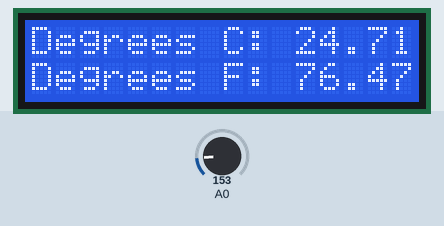
Recording of a sketch running on a simulated Arduino Uno, built with avr-gcc and run on an emulated ATmega328P. On the bench: 16×2 character LCD. The test bench sets the inputs (shaded band); at power-on: A0 = 153.

Above: at 1.2 s.
1.3 s: A0 set to 165
At 2.5 s:
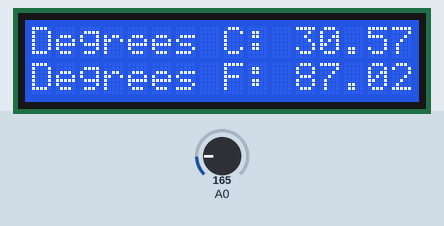
3.5 s: A0 set to 175
At 4.6 s:
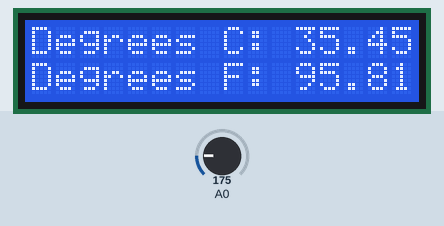
5.6 s: A0 set to 191
At 6.7 s:
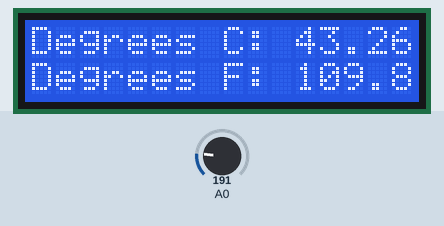
Timing chart, 0 to 8.6 s (numbered marks = the images above; inputs shaded):
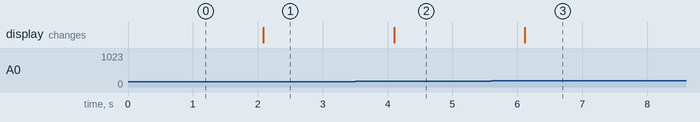

The sketch:

ScreenTemperature.ino
```cpp
/*
SparkFun Inventor’s Kit
Circuit 4B - Temperature Sensor

The LCD will display readings from a temperature sensor in degrees Celsius and Fahrenheit.

This sketch was written by SparkFun Electronics, with lots of help from the Arduino community.
This code is completely free for any use.

View circuit diagram and instructions at: https://learn.sparkfun.com/tutorials/sparkfun-inventors-kit-experiment-guide---v40
Download drawings and code at: https://github.com/sparkfun/SIK-Guide-Code
*/

#include <LiquidCrystal.h>                  //the liquid crystal library contains commands for printing to the display
LiquidCrystal lcd(13, 12, 11, 10, 9, 8);    // tell the RedBoard what pins are connected to the display

float voltage = 0;                          //the voltage measured from the TMP36
float degreesC = 0;                         //the temperature in Celsius, calculated from the voltage
float degreesF = 0;                         //the temperature in Fahrenheit, calculated from the voltage

void setup() {

  lcd.begin(16, 2);                         //tell the lcd library that we are using a display that is 16 characters wide and 2 characters high
  lcd.clear();                              //clear the display
}

void loop() {

  voltage = analogRead(A0) * 0.004882814;   //convert the analog reading, which varies from 0 to 1023, back to a voltage value from 0-5 volts
  degreesC = (voltage - 0.5) * 100.0;       //convert the voltage to a temperature in degrees Celsius
  degreesF = degreesC * (9.0/5.0) + 32.0;   //convert the voltage to a temperature in degrees Fahrenheit

  lcd.clear();                              //clear the LCD

  lcd.setCursor(0,0);                       //set the cursor to the top left position
  lcd.print("Degrees C: ");                 //print a label for the data
  lcd.print(degreesC);                      //print the degrees Celsius

  lcd.setCursor(0,1);                       //set the cursor to the lower left position
  lcd.print("Degrees F: ");                 //Print a label for the data
  lcd.print(degreesF);                      //print the degrees Fahrenheit

  delay(1000);                              //delay for 1 second between each reading (this makes the display less noisy)
}
```

Measured:
- after the input at 1.3 s, the display: changes after 0.79 s (image 1)
- after the input at 3.5 s, the display: changes after 0.60 s (image 2)
- after the input at 5.6 s, the display: changes after 0.52 s (image 3)
